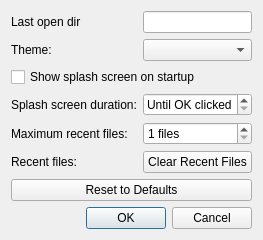
<?xml version="1.0" encoding="UTF-8"?>
<ui version="4.0">
 <class>PreferencesContents</class>
 <widget class="QWidget" name="PreferencesContents">
  <layout class="QVBoxLayout" name="verticalLayout">
   <item>
    <layout class="QFormLayout" name="formLayout">
     <item row="0" column="0">
      <widget class="QLabel" name="lastDirLabel">
       <property name="text">
        <string>Last open dir</string>
       </property>
      </widget>
     </item>
     <item row="0" column="1">
      <widget class="QLineEdit" name="lastDirLineEdit"/>
     </item>
     <item row="1" column="0">
      <widget class="QLabel" name="themeLabel">
       <property name="text">
        <string>Theme:</string>
       </property>
      </widget>
     </item>
     <item row="1" column="1">
      <widget class="QComboBox" name="themeComboBox"/>
     </item>
     <item row="2" column="0" colspan="2">
      <widget class="QCheckBox" name="splashEnabledCheckBox">
       <property name="text">
        <string>Show splash screen on startup</string>
       </property>
      </widget>
     </item>
     <item row="3" column="0">
      <widget class="QLabel" name="splashSecondsLabel">
       <property name="text">
        <string>Splash screen duration:</string>
       </property>
      </widget>
     </item>
     <item row="3" column="1">
      <widget class="QSpinBox" name="splashSecondsSpinBox">
       <property name="minimum">
        <number>0</number>
       </property>
       <property name="maximum">
        <number>60</number>
       </property>
       <property name="suffix">
        <string> seconds</string>
       </property>
       <property name="specialValueText">
        <string>Until OK clicked</string>
       </property>
      </widget>
     </item>
     <item row="4" column="0">
      <widget class="QLabel" name="maxRecentFilesLabel">
       <property name="text">
        <string>Maximum recent files:</string>
       </property>
      </widget>
     </item>
     <item row="4" column="1">
      <widget class="QSpinBox" name="maxRecentFilesSpinBox">
       <property name="minimum">
        <number>1</number>
       </property>
       <property name="maximum">
        <number>100</number>
       </property>
       <property name="suffix">
        <string> files</string>
       </property>
      </widget>
     </item>
     <item row="5" column="0">
      <widget class="QLabel" name="recentFilesLabel">
       <property name="text">
        <string>Recent files:</string>
       </property>
      </widget>
     </item>
     <item row="5" column="1">
      <widget class="QPushButton" name="clearRecentFilesButton">
       <property name="text">
        <string>Clear Recent Files</string>
       </property>
      </widget>
     </item>
    </layout>
   </item>
   <item>
    <widget class="QPushButton" name="resetToDefaultsButton">
     <property name="text">
      <string>Reset to Defaults</string>
     </property>
    </widget>
   </item>
   <item>
    <widget class="QDialogButtonBox" name="buttonBox">
     <property name="standardButtons">
      <set>QDialogButtonBox::Cancel|QDialogButtonBox::Ok</set>
     </property>
    </widget>
   </item>
  </layout>
 </widget>
 <resources/>
 <connections/>
</ui>
